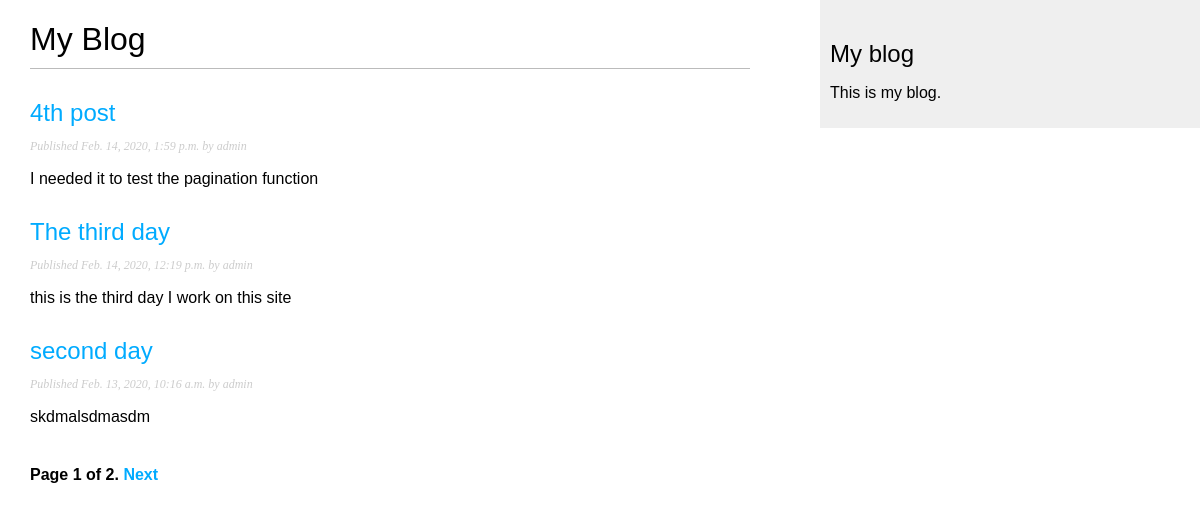
The page /blog/ on the database as committed earlier.
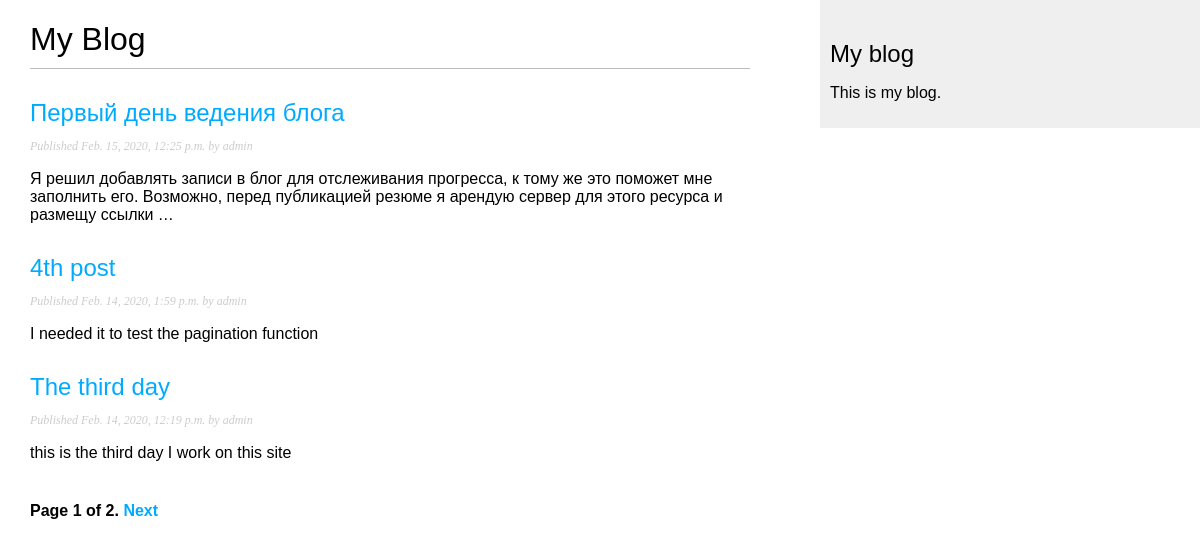
The same page on the database as committed later.
### blog/models.py (models this page shows, shortened)
class Post(models.Model):
    STATUS_CHOICES = (
        ('draft', 'Draft'),
        ('published', 'Published'),
    )
    title = models.CharField(max_length=250)
    slug = models.SlugField(max_length=250, unique_for_date='publish')
    author = models.ForeignKey(User, on_delete=models.CASCADE,
                               related_name='blog_posts')
    body = models.TextField()
    publish = models.DateTimeField(default=timezone.now)
    created = models.DateTimeField(auto_now_add=True)
    updated = models.DateTimeField(auto_now=True)
    status = models.CharField(max_length=10, choices=
                              STATUS_CHOICES, default='draft')
    objects = models.Manager() #Здесь менеджер по умолчанию
    published = PublishedManager() #А здесь кастомный, который выводит только опубликованные
    def get_absolute_url(self):
        return reverse('blog:post_detail', args=[self.publish.year,
                        self.publish.month, self.publish.day, self.slug])
    class Meta:
        ordering = ('-publish',)

### blog/views.py (the view)
# urls.py: path('', views.post_list, name='post_list'),
def post_list(request):
    object_list=Post.published.all()  #Передаёт все посты из базы данных для разбивки
    paginator = Paginator(object_list, 3)  #Разбивает посты по 3 на странице. Заменить число для увеличения числа постов
    page = request.GET.get('page')    #Получить номер требуемой страницы из реквеста
    try:
        posts = paginator.page(page)  #Попытаться отобразить нужную страницу (после разбивки через paginator)
    except PageNotAnInteger:
        posts = paginator.page(1)   # Если пользователь запросил не целый номер, вернуть первую
    except EmptyPage:
        posts = paginator.page(paginator.num_pages)   #Если номер страницы больше существующего, вернуть последнюю
    return render(request, 'blog/post/list.html', {'page': page, 'posts':posts})  #Передать в шаблон list.html данные

### blog/models.py (called while the page is built)
    def get_queryset(self):
        return super().get_queryset().filter(status='published')

### blog/templates/blog/post/list.html (shortened to what this page needs)
{% extends "blog/base.html" %}
{% block content %}
<h1>My Blog</h1>
{% for post in posts %}
<h2>
<a href="{{ post.get_absolute_url }}">{{ post.title }}</a>
</h2>
<p class="date">Published {{ post.publish }} by {{ post.author }}</p>
{{ post.body|truncatewords:30|linebreaks }}
{% endfor %}
{% include "blog/pagination.html" with page=posts %}
{% endblock %}

Rows that differ between the two databases and show on the page:
no longer on this page (row unchanged): Post: title "second day", publish "Feb. 13, 2020, 10:16 a.m.", author "admin", body "skdmalsdmasdm"
added Post: title "Первый день ведения блога", publish "Feb. 15, 2020, 12:25 p.m.", author "admin", body "Я решил добавлять записи в блог для отслеживания прогресса, к тому же это поможет мне заполнить его. Возможно, перед публикацией резюме я арендую сервер для этого ресурса и размещу ссылки …"
